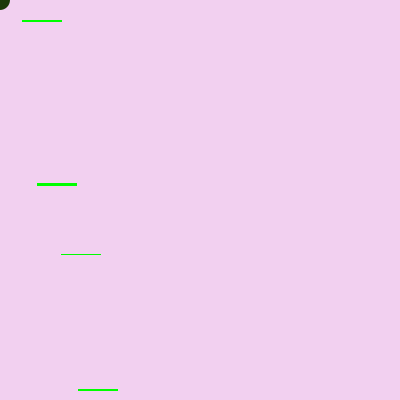
Frame 1 (no input)
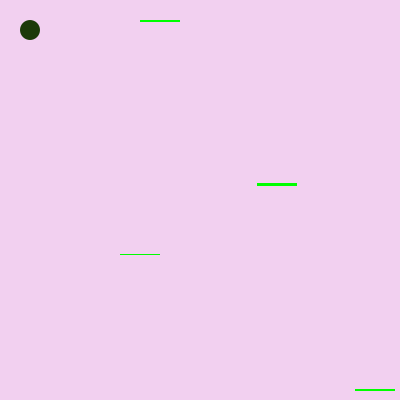
Frame 60 (the mouse pressed at the canvas centre just before this capture)
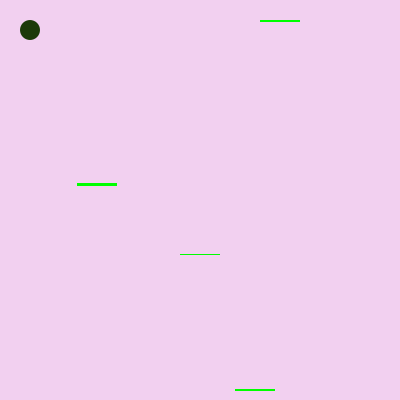
Frame 120 (the mouse held since frame 60 and released just before this capture)

The Processing sketch that drew these frames (run headless with seeded random() and noise(); from frame 60 on, the mouse is pressed at the canvas centre):

// Processing sketch: frogger
// ── frogger.pde
void setup(){
  size(400, 400);
  background(#F2D0F0);
}
int frogX;
int frogY;
int hopDistance;
Car c1 = new Car(20, 20, 40, 2);
Car c2 = new Car(40, 183, 40, 3);
Car c3 = new Car(60, 254, 40, 1);
Car c4 = new Car(80, 389, 40, 2);
Car c5 = new Car(20, 20, 40, 40);
Car c6 = new Car(20, 20, 40, 40);
void draw(){
  background(#f2d0f0);
  fill(#1D3B09);
  noStroke();
  ellipse(frogX, frogY, 20, 20);
     if(frogX>=width || frogX<=0){
     frogX=30;
     frogY=30;
   }
   else if(frogY<=0){
     frogX=30;
     frogY=30;
   }
  c1.moveLeft();
  c1.display();
  if(c1.intersects(c1)==true){
    frogX=30;
    frogY=30;
  }
  c2.moveRight();
  c2.display();
  if(c2.intersects(c2)==true){
    frogX=30;
    frogY=30;
  }
  c3.moveLeft();
  c3.display();
  if(c3.intersects(c3)==true){
    frogX=30;
    frogY=30;
  }
  c4.moveRight();
  c4.display();
  if(c4.intersects(c4)==true){
    frogX=30;
    frogY=30;
  }
  if(frogY>=height){
    frogX=(200);
    frogY=height;
    background(#D2F5F4);
    fill(#D2F5F4);
    noStroke();
    ellipse(frogX, frogY, 20, 20);
    fill(#57026F);
    text("Congratulations, you win!", 10, 100);
    textSize(30);
  }
}

void keyPressed()
{
  if(key == CODED){
      if(keyCode == UP)
      {
      frogY-=10;
      }
      else if(keyCode == DOWN)
      {
      frogY+=10;
      }
      else if(keyCode == RIGHT)
      {
      frogX+=10;
      }
      else if(keyCode == LEFT)
      {
      frogX-=10;
      }
   }
}
class Car{
  int carX;
  int carY;
  int carSize;
  int carSpeed;
      boolean intersects(Car car) {
if ((frogY > car.getY() && frogY < car.getY()+50) && (frogX > car.getX() && frogX < car.getX()+car.getSize()))
          return true;
    else 
        return false;
}
  void display() 
  {
    fill(0,255,0);
    rect(carX , carY, carSize, carSpeed);
  }
  void moveLeft(){
    carX+=carSpeed;
    if(carX>=width){
      carX=15;
    }
  }
    void moveRight(){
    carX-=carSpeed;
    if(carX<=0){
      carX=395;
    }
  }
  int getX(){
     return carX;
  }
  int getY(){
    return carY;
  }
  int getSize(){
    return carSize;
  }
  
  Car(int carX, int carY, int carSize, int carSpeed){
    this.carX = carX;
    this.carY = carY;
    this.carSize = carSize;
    this.carSpeed = carSpeed;
  }
}
